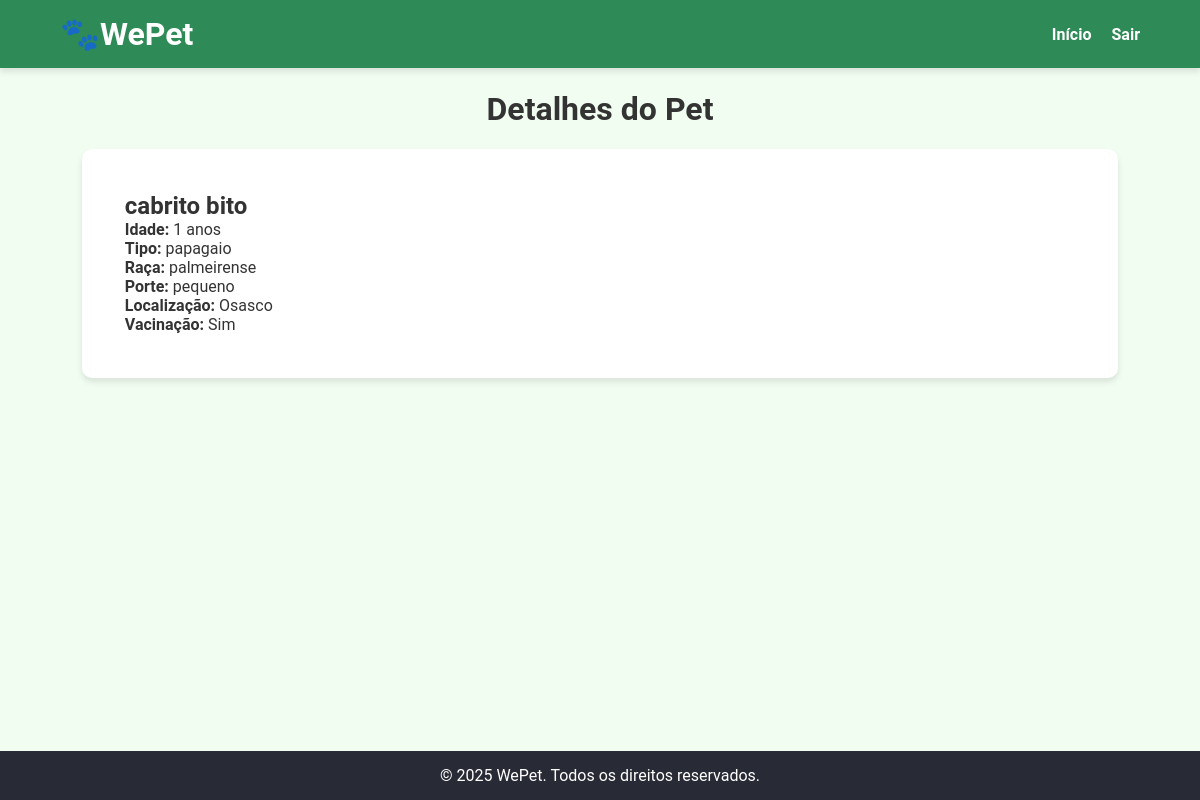
The app's page /pet/1 (signed in), older data.
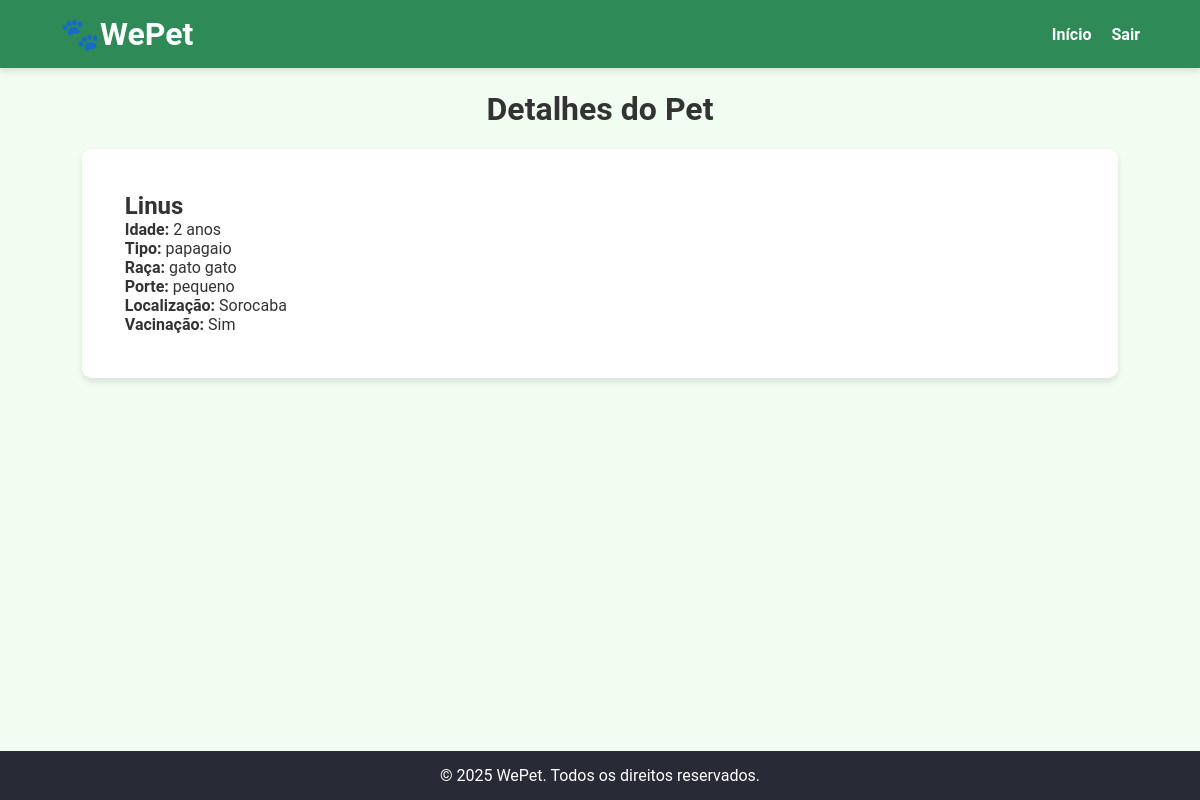
The same page, newer data.
### app/models.py (models this page shows)
class Pet(db.Model):
    id = db.Column(db.Integer, primary_key=True)
    nome = db.Column(db.String(100), nullable=False)
    idade = db.Column(db.Integer, nullable=False)
    tipo = db.Column(db.String(100), nullable=False)
    raca = db.Column(db.String(100), nullable=False)
    porte = db.Column(db.String(50), nullable=False)
    vacinacao = db.Column(db.String(100), nullable=True)
    localizacao = db.Column(db.String(100), nullable=False)
    doador_id = db.Column(db.Integer, db.ForeignKey('usuario.id'))

### app/views.py (the view)
@views.route('/pet/<int:pet_id>', methods=['GET'])
@login_required
def detalhes_pet(pet_id):
    pet = Pet.query.get_or_404(pet_id)
    return render_template('DetalhesPet.html', pet=pet, user=current_user)

### app/__init__.py (called while the page is built)
def create_app():
    app = Flask(__name__)
    app.config['SECRET_KEY'] = 'supersecretkey'
    app.config['SQLALCHEMY_DATABASE_URI'] = 'sqlite:///PPADS.db'
    app.config['SQLALCHEMY_TRACK_MODIFICATIONS'] = False
    db.init_app(app)
    login_manager.init_app(app)
    login_manager.login_view = 'auth.login'
    from .models import Usuario
    @login_manager.user_loader
    def load_user(user_id):
        return Usuario.query.get(int(user_id))
    with app.app_context():
        db.create_all()
    from .auth import auth
    from .views import views
    app.register_blueprint(auth, url_prefix='/')
    app.register_blueprint(views, url_prefix='/')
    return app

### app/templates/DetalhesPet.html (shortened to what this page needs)
<!DOCTYPE html>
<html lang="pt-BR">
<head>
    <link rel="stylesheet" href="{{ url_for('static', filename='css/AdotePet.css') }}">
</head>
<body>
    <header>
        <div class="container">
            <h1>🐾WePet</h1>
            <nav>
                <ul>
                    <li><a href="{{ url_for('views.AdotePet') }}">Início</a></li>
                    <li><a href="{{ url_for('auth.logout') }}">Sair</a></li>
                </ul>
            </nav>
        </div>
    </header>
    <main class="container">
        <h1 class="title">Detalhes do Pet</h1>
        <section class="pet-details">
            <h2>{{ pet.nome }}</h2>
            <p><strong>Idade:</strong> {{ pet.idade }} anos</p>
            <p><strong>Tipo:</strong> {{ pet.tipo }}</p>
            <p><strong>Raça:</strong> {{ pet.raca }}</p>
            <p><strong>Porte:</strong> {{ pet.porte }}</p>
            <p><strong>Localização:</strong> {{ pet.localizacao }}</p>
            <p><strong>Vacinação:</strong> {{ pet.vacinacao or 'Não informado' }}</p>
        </section>
    </main>
    <footer>
        <div class="container">
            <p>&copy; 2025 WePet. Todos os direitos reservados.</p>
        </div>
    </footer>
</body>
</html>

### app/static/css/AdotePet.css (style rules this page uses)
* { margin: 0; padding: 0; box-sizing: border-box; font-family: "Roboto", sans-serif; }
body { background-color: #f2fdf2; color: #333; display: flex; flex-direction: column; min-height: 100vh; }
.container { width: 90%; max-width: 1200px; margin: 0 auto; }
header { background-color: #2e8b57; padding: 15px 0; box-shadow: 0 4px 6px rgba(0, 0, 0, 0.1); }
header .container { display: flex; justify-content: space-between; align-items: center; }
header h1 { color: #FFF; }
nav ul { list-style: none; display: flex; }
nav ul li { margin-left: 20px; }
nav ul li a { color: #FFF; text-decoration: none; font-weight: bold; }
section.pet-details { background-color: #fff; padding: 4%; margin: 2%; border-radius: 10px; box-shadow: 0 4px 6px rgba(0, 0, 0, 0.1); }
h1.title { text-align: center; padding-top: 2%; }
footer { background-color: #282A35; color: #FFF; text-align: center; padding: 15px 0; margin-top: auto; }

Row changes from the older to the newer data that the page shows:
changed Pet "papagaio": nome "cabrito bito" → "Linus"; idade "1" → "2"; raca "palmeirense" → "gato gato"; localizacao "Osasco" → "Sorocaba"
